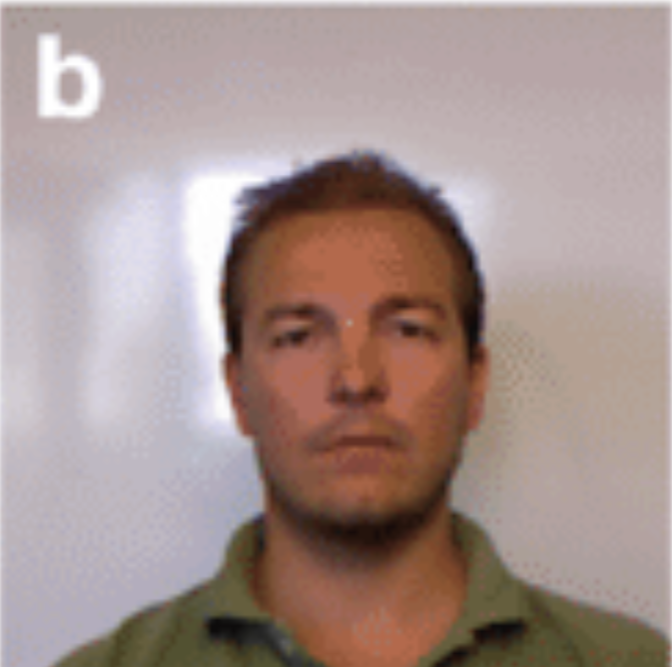
#> input picture Screenshot 2024-11-11 140855.png, 672 x 667 px, found by its file name
$ python test_facedect1_c.py
#> lines starting #> are read from the running program, lines starting #| are printed output that depends on the picture; after the words box and inside, x2 and y2 are one past the last pixel; in counts of white or black regions, pixels touching at a corner belong together
import cv2 as cv
import sys
face_classifier = cv.CascadeClassifier(
    cv.data.haarcascades + "haarcascade_frontalface_default.xml"
)

color_img = cv.imread(r"C:\Users\freed\Desktop\opencv1\Screenshot 2024-11-11 140855.png")
#> color_img is the input picture: shape (667, 672, 3); mean B, G, R 141.8, 146.1, 165.6
# color_img = cv.imread(r"C:\Users\freed\Desktop\opencv1\Screenshot 2024-11-11 144539.png")
if color_img is None:
    sys.exit("o no")
img = cv.cvtColor(color_img, cv.COLOR_BGR2GRAY)
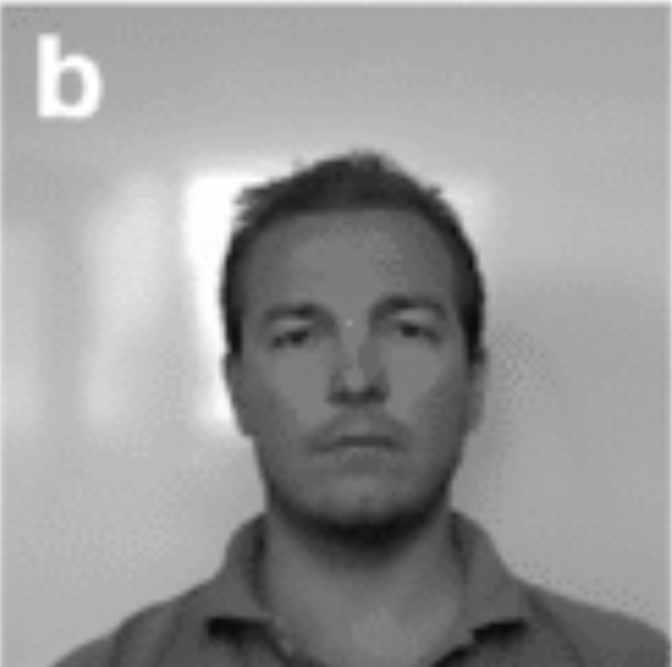
#> img: shape (667, 672); min 12, max 255, mean 151.5
face = face_classifier.detectMultiScale(
    img, scaleFactor=1.1, minNeighbors=5, minSize=(40, 40)
)
#> face = [[217, 219, 276, 276]]
for (x, y, w, h) in face:
    cv.rectangle(color_img, (x, y), (x + w, y + h), (0, 255, 0), 4)
    color_img[x:x+w, y:y+h]=color_img[x:x+w, y:y+h]*0.75
#> this loop made 1 pass
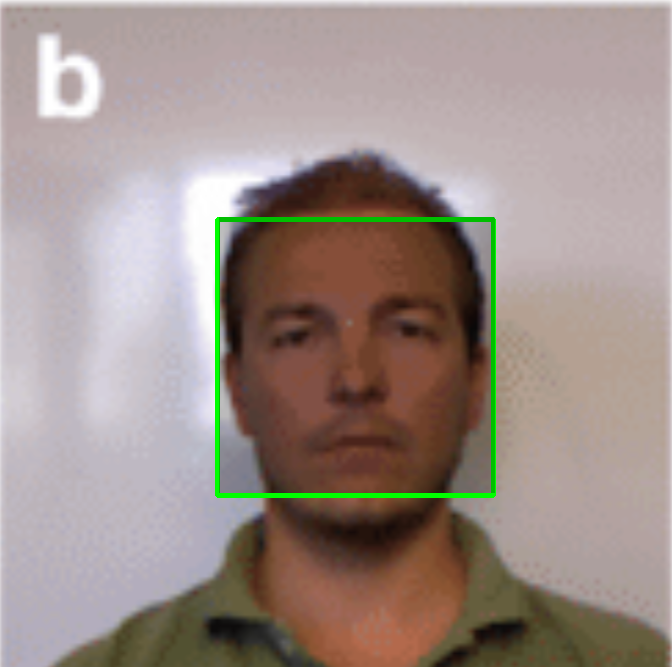
#> color_img: shape (667, 672, 3); 17.61% of pixels changed, all inside (x1, y1, x2, y2) = (215, 217, 496, 498)
cv.imshow("Display window",color_img)
k = cv.waitKey(0)
#> (key Esc is pressed here)

$ run again, with Screenshot 2024-11-11 142242.png copied over Screenshot 2024-11-11 140855.png
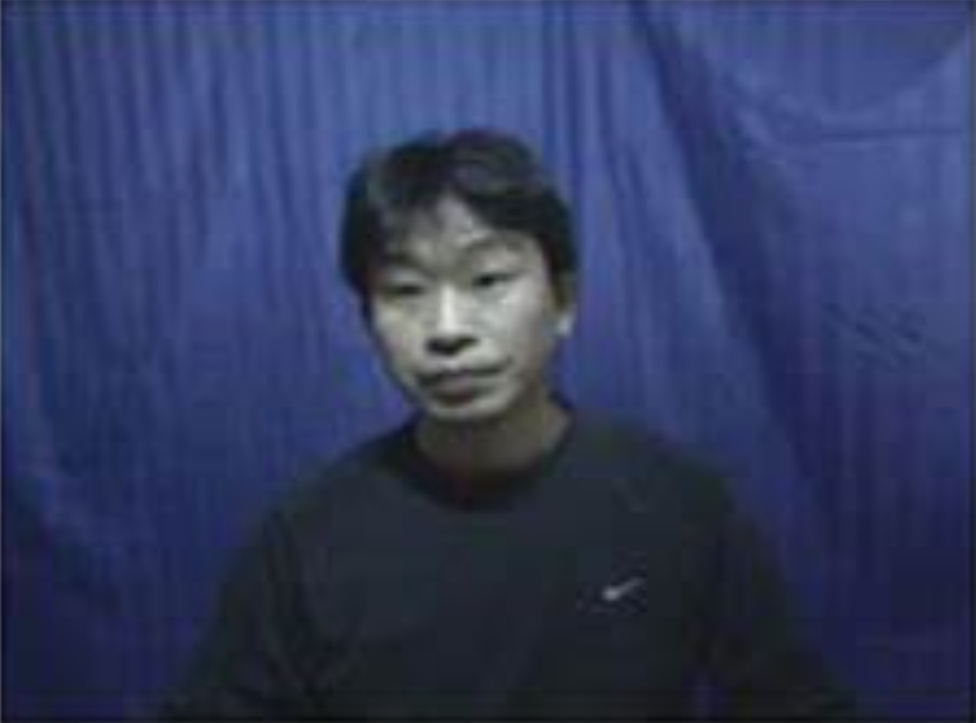
#> input picture Screenshot 2024-11-11 142242.png, 976 x 723 px, shrunk from 1183 x 877 before the run, found by its file name
#> color_img is the input picture: shape (723, 976, 3); mean B, G, R 94.9, 59, 49.7
#> `img = cv.cvtColor(color_img, cv.COLOR_BGR2GRAY)`:
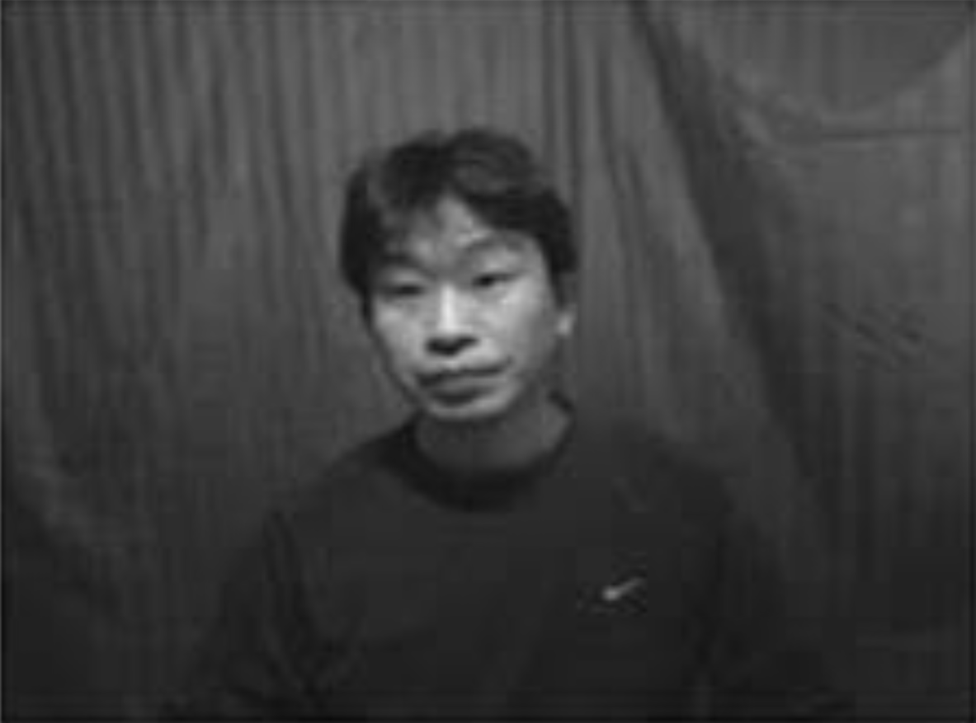
#> img: shape (723, 976); min 10, max 230, mean 60.3
#> face = [[341, 201, 222, 222]]
#> the loop `for (x, y, w, h) in face:` made 1 pass
#> after the loop `for (x, y, w, h) in face:`:
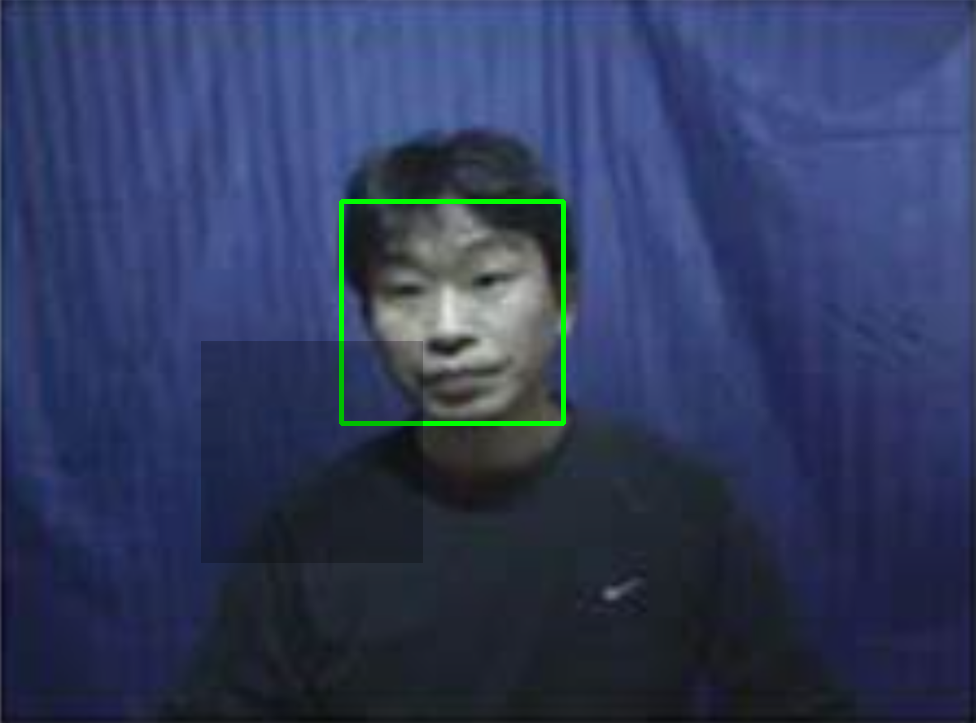
#> color_img: shape (723, 976, 3); 7.5% of pixels changed, all inside (x1, y1, x2, y2) = (201, 199, 566, 563)

$ run again, with Screenshot 2024-11-11 144539.png copied over Screenshot 2024-11-11 140855.png
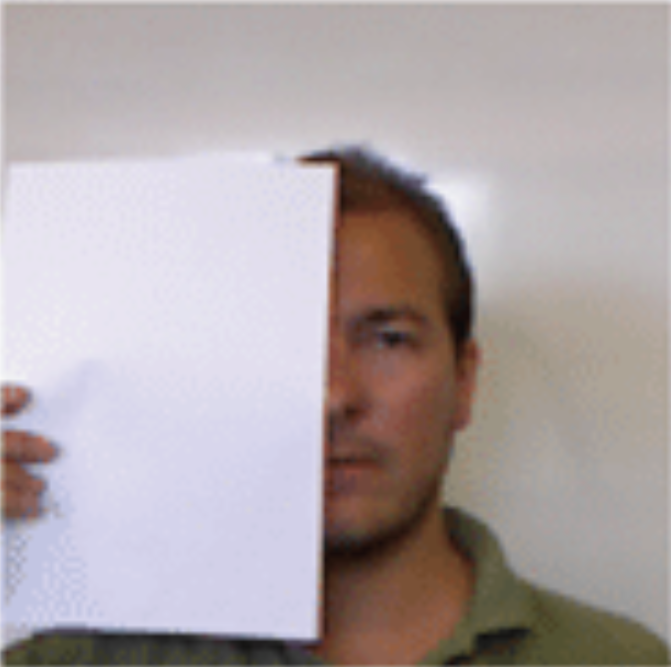
#> input picture Screenshot 2024-11-11 144539.png, 671 x 667 px, found by its file name
#> color_img is the input picture: shape (667, 671, 3); mean B, G, R 167.3, 165.4, 175.1
#> `img = cv.cvtColor(color_img, cv.COLOR_BGR2GRAY)`:
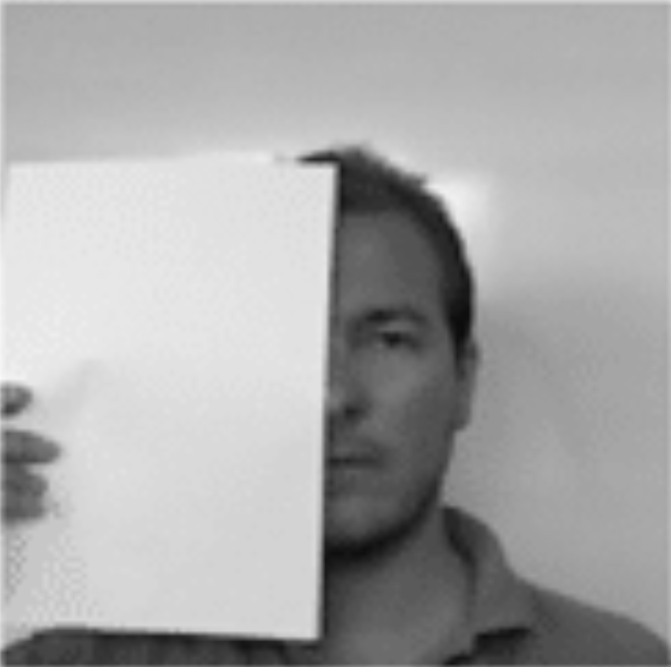
#> img: shape (667, 671); min 12, max 249, mean 168.5
#> face = ()
